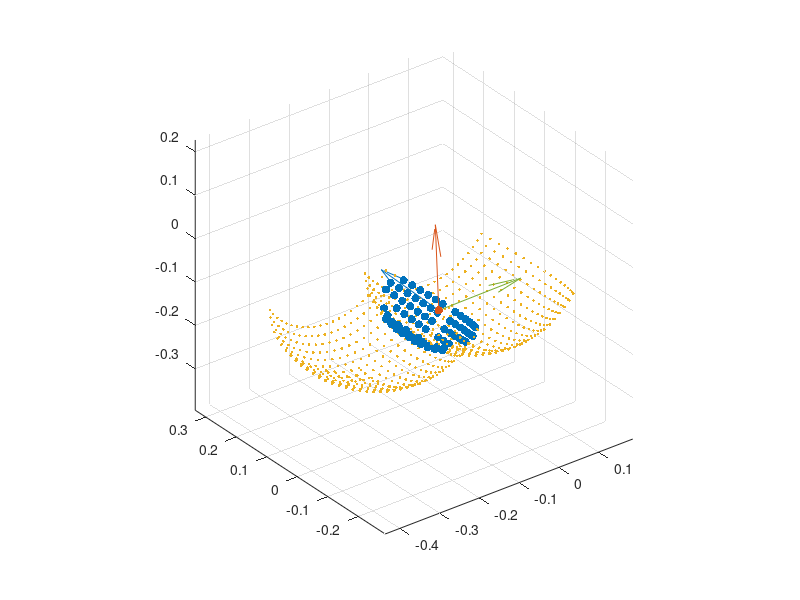

This chart was generated by the following MATLAB code:
%%
clc
close all
clear all

%%
load('sample_pts.mat');
load('sample_boundary_pts.mat');

sample_pts_centre = [-0.0836266 -0.00382424   -0.134643]

coeff = pca(sample_pts)




%%
figure('Name','points');

scatter3(sample_pts(:,1),sample_pts(:,2),sample_pts(:,3),'filled','red');
hold on;
scatter3(sample_pts_centre(:,1), sample_pts_centre(:,2), sample_pts_centre(:,3),'filled','green');
scatter3(sample_boundary_pts(:,1), sample_boundary_pts(:,2), sample_boundary_pts(:,3), 'blue', '.');
quiver3(sample_pts_centre(:,1), sample_pts_centre(:,2), sample_pts_centre(:,3),...
    coeff(1,1),coeff(2,1),coeff(3,1),0.2);

quiver3(sample_pts_centre(:,1), sample_pts_centre(:,2), sample_pts_centre(:,3),...
    coeff(1,2),coeff(2,2),coeff(3,2),0.2)

quiver3(sample_pts_centre(:,1), sample_pts_centre(:,2), sample_pts_centre(:,3),...
    coeff(1,3),coeff(2,3),coeff(3,3),0.2)

hold off;
axis equal;